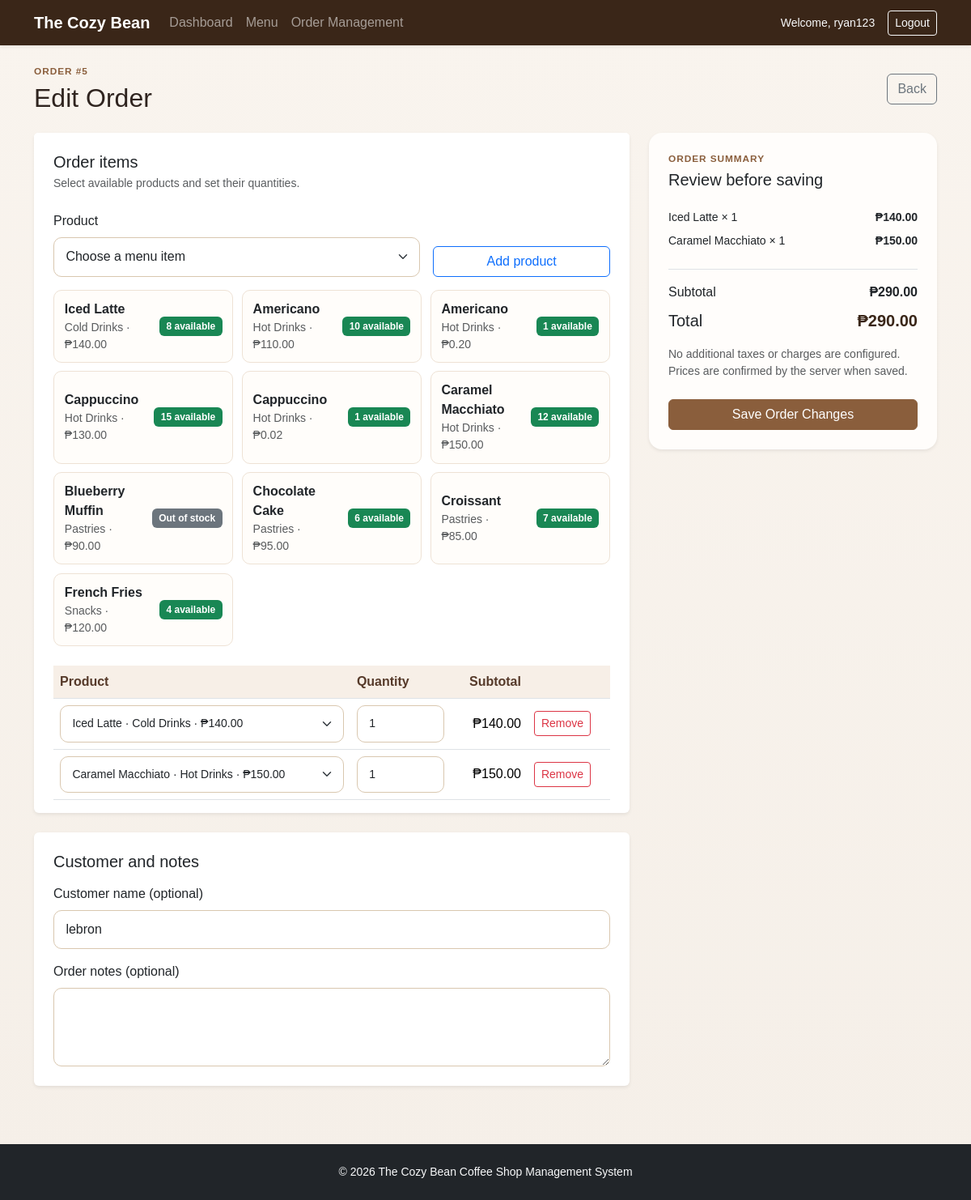
Page /orders/5/edit/ (signed in) on the committed database.
### coffee_shop/models.py (models this page shows, shortened)
class Order(models.Model):
    class Status(models.TextChoices):
        PENDING = 'Pending', 'Pending'
        PREPARING = 'Preparing', 'Preparing'
        READY = 'Ready', 'Ready'
        COMPLETED = 'Completed', 'Completed'
        CANCELLED = 'Cancelled', 'Cancelled'
    STATUS_CHOICES = Status.choices
    ALLOWED_TRANSITIONS = {
        Status.PENDING: (Status.PREPARING, Status.CANCELLED),
        Status.PREPARING: (Status.READY, Status.CANCELLED),
        Status.READY: (Status.COMPLETED, Status.CANCELLED),
        Status.COMPLETED: (),
        Status.CANCELLED: (),
    }
    order_date = models.DateTimeField(auto_now_add=True)
    total_amount = models.DecimalField(max_digits=12, decimal_places=2, default=0)
    status = models.CharField(max_length=20, choices=STATUS_CHOICES, default=Status.PENDING)
    customer_name = models.CharField(max_length=150, blank=True)
    notes = models.TextField(blank=True)
    created_by = models.ForeignKey(
        settings.AUTH_USER_MODEL,
        on_delete=models.SET_NULL,
        null=True,
        blank=True,
        related_name='coffee_shop_orders',
    )
    submission_token = models.UUIDField(null=True, blank=True, unique=True, editable=False)
    class Meta:
        ordering = ('-order_date',)

class MenuItem(models.Model):
    CATEGORY_CHOICES = [
        ('Hot Drinks', 'Hot Drinks'),
        ('Cold Drinks', 'Cold Drinks'),
        ('Pastries', 'Pastries'),
        ('Snacks', 'Snacks'),
    ]
    AVAILABILITY_CHOICES = [
        ('Available', 'Available'),
        ('Out of Stock', 'Out of Stock'),
    ]
    name = models.CharField(max_length=150)
    category = models.CharField(max_length=30, choices=CATEGORY_CHOICES)
    price = models.DecimalField(max_digits=10, decimal_places=2)
    stock_quantity = models.IntegerField(default=0)
    availability = models.CharField(max_length=20, choices=AVAILABILITY_CHOICES, default='Available')
    description = models.TextField(blank=True)
    date_added = models.DateTimeField(auto_now_add=True)
    class Meta:
        ordering = ('category', 'name')

### coffee_shop/views.py (the view)
# urls.py: path('orders/<int:pk>/edit/', views.order_update, name='order_update'),
@staff_required
def order_update(request, pk):
    order = get_object_or_404(Order, pk=pk)
    if order.status not in (Order.Status.PENDING, Order.Status.PREPARING):
        messages.error(request, 'Only pending or preparing orders can be edited.')
        return redirect('order_detail', pk=order.pk)
    if request.method == 'POST':
        form = OrderForm(request.POST)
        if form.is_valid():
            saved_order, _ = _save_order(form, request.user, order=order)
            if saved_order:
                messages.success(request, 'Order successfully updated.')
                return redirect('order_detail', pk=saved_order.pk)
    else:
        form = OrderForm(initial={
            'customer_name': order.customer_name,
            'notes': order.notes,
            'items': '[]',
            'submission_token': uuid4(),
        })
    initial_items = None
    if request.method == 'GET':
        initial_items = [
            {'product_id': line.menu_item_id, 'quantity': line.quantity}
            for line in order.items.select_related('menu_item')
        ]
    return render(
        request,
        'coffee_shop/order_form.html',
        _order_form_context(form, initial_items=initial_items, order=order),
    )

### coffee_shop/forms.py (shortened to what this page needs)
class OrderForm(forms.Form):
    customer_name = forms.CharField(
        max_length=150,
        required=False,
        label='Customer name (optional)',
        widget=forms.TextInput(attrs={'class': 'form-control', 'autocomplete': 'name'}),
    )
    notes = forms.CharField(
        required=False,
        label='Order notes (optional)',
        widget=forms.Textarea(attrs={'class': 'form-control', 'rows': 3}),
    )
    items = forms.CharField(widget=forms.HiddenInput())
    submission_token = forms.UUIDField(widget=forms.HiddenInput())

### coffee_shop/views.py (called while the page is built, shortened)
def staff_required(view_func):
    @wraps(view_func)
    @login_required
    def _wrapped_view(request, *args, **kwargs):
        if not request.user.is_staff:
            raise PermissionDenied
        return view_func(request, *args, **kwargs)
    return _wrapped_view

def _order_products():
    return list(MenuItem.objects.order_by('category', 'name').values(
        'id', 'name', 'category', 'price', 'stock_quantity',
    ))

def _order_form_context(form, initial_items=None, order=None):
    return {
        'form': form,
        'products': _order_products(),
        'initial_items': initial_items or [],
        'order': order,
    }

### coffee_shop/templates/coffee_shop/order_form.html (shortened to what this page needs)
{% extends 'coffee_shop/base.html' %}
{% block content %}
<div class="d-flex justify-content-between align-items-center flex-wrap gap-3 mb-4">
    <div>
        <p class="section-label mb-1">{% if order %}Order #{{ order.pk }}{% else %}Transactions{% endif %}</p>
        <h1 class="h2 mb-0">{% if order %}Edit Order{% else %}Create New Order{% endif %}</h1>
    </div>
    <a href="{% if order %}{% url 'order_detail' order.pk %}{% else %}{% url 'order_list' %}{% endif %}" class="btn btn-outline-secondary">Back</a>
</div>
<form method="post" id="order-form" novalidate>
    <div class="row g-4">
        <div class="col-lg-8">
            <section class="card shadow-sm border-0 mb-4" aria-labelledby="product-heading">
                <div class="card-header bg-white border-0 pt-4 px-4">
                    <h2 class="h5 mb-1" id="product-heading">Order items</h2>
                    <p class="text-muted small mb-0">Select available products and set their quantities.</p>
                </div>
                <div class="card-body px-4">
                    <div class="row g-3 align-items-end mb-3">
                        <div class="col-sm-8">
                            <label for="product-picker" class="form-label">Product</label>
                            <select id="product-picker" class="form-select">
                                <option value="">Choose a menu item</option>
                            </select>
                        </div>
                        <div class="col-sm-4 d-grid">
                            <button class="btn btn-outline-primary" id="add-product" type="button">Add product</button>
                        </div>
                    </div>
                    <div class="product-catalog mb-4" aria-label="Menu availability">
                        {% for product in products %}
                            <div class="catalog-item">
                                <div>
                                    <div class="fw-semibold">{{ product.name }}</div>
                                    <div class="small text-muted">{{ product.category }} · ₱{{ product.price|floatformat:2 }}</div>
                                </div>
                                {% if product.stock_quantity > 0 %}
                                    <span class="badge bg-success">{{ product.stock_quantity }} available</span>
                                {% else %}
                                    <span class="badge bg-secondary">Out of stock</span>
                                {% endif %}
                            </div>
                        {% empty %}
                            <p class="text-muted mb-0">No products have been added to the menu yet.</p>
                        {% endfor %}
                    </div>
                    <div class="table-responsive">
                        <table class="table align-middle order-lines-table mb-0">
                            <thead>
                                <tr><th>Product</th><th class="quantity-column">Quantity</th><th class="text-end">Subtotal</th><th><span class="visually-hidden">Remove</span></th></tr>
                            </thead>
                            <tbody id="order-lines"></tbody>
                        </table>
                    </div>
                </div>
            </section>
            <section class="card shadow-sm border-0">
                <div class="card-body p-4">
                    <h2 class="h5 mb-3">Customer and notes</h2>
                    <div class="mb-3">
                        <label for="{{ form.customer_name.id_for_label }}" class="form-label">{{ form.customer_name.label }}</label>
                        {{ form.customer_name }}
                    </div>
                    <div>
                        <label for="{{ form.notes.id_for_label }}" class="form-label">{{ form.notes.label }}</label>
                        {{ form.notes }}
                    </div>
                </div>
            </section>
        </div>
        <div class="col-lg-4">
            <aside class="card order-summary shadow-sm border-0 sticky-lg-top">
                <div class="card-body p-4">
                    <p class="section-label mb-1">Order summary</p>
                    <h2 class="h5 mb-4">Review before saving</h2>
                    <div id="summary-lines" class="summary-lines mb-3"></div>
                    <div class="d-flex justify-content-between border-top pt-3">
                        <span>Subtotal</span>
                        <strong id="order-subtotal">₱0.00</strong>
                    </div>
                    <div class="d-flex justify-content-between mt-2 fs-5">
                        <span>Total</span>
                        <strong class="brand-title" id="order-total">₱0.00</strong>
                    </div>
                    <p class="small text-muted mt-3 mb-4">No additional taxes or charges are configured. Prices are confirmed by the server when saved.</p>
                    <button type="submit" class="btn btn-primary w-100">{% if order %}Save Order Changes{% else %}Save Order{% endif %}</button>
                </div>
            </aside>
        </div>
    </div>
</form>
{% endblock %}

### coffee_shop/templates/coffee_shop/base.html (shortened to what this page needs)
{% load static %}
<!DOCTYPE html>
<html lang="en">
<head>
    <link href="https://cdn.jsdelivr.net/npm/bootstrap@5.3.3/dist/css/bootstrap.min.css" rel="stylesheet">
    <link rel="stylesheet" href="{% static 'coffee_shop/styles.css' %}">
</head>
<body>
    <nav class="navbar navbar-expand-lg navbar-dark cozy-navbar shadow-sm">
        <div class="container">
            <a class="navbar-brand fw-bold" href="{% url 'dashboard' %}">The Cozy Bean</a>
            <div class="collapse navbar-collapse" id="mainNav">
                {% if user.is_authenticated %}
                    <ul class="navbar-nav me-auto mb-2 mb-lg-0">
                        <li class="nav-item"><a class="nav-link" href="{% url 'dashboard' %}">Dashboard</a></li>
                        <li class="nav-item"><a class="nav-link" href="{% url 'menu_list' %}">Menu</a></li>
                        <li class="nav-item"><a class="nav-link" href="{% url 'order_list' %}">Order Management</a></li>
                    </ul>
                    <div class="d-flex align-items-center gap-3">
                        <span class="text-light small">Welcome, {{ user.username }}</span>
                        <form method="post" action="{% url 'logout' %}">
                            <button class="btn btn-outline-light btn-sm" type="submit">Logout</button>
                        </form>
                    </div>
                {% else %}
                    <ul class="navbar-nav ms-auto">
                        <li class="nav-item"><a class="nav-link" href="{% url 'login' %}">Login</a></li>
                    </ul>
                {% endif %}
            </div>
        </div>
    </nav>
    <main class="container py-4">
        {% block content %}{% endblock %}
    </main>
    <footer class="bg-dark text-light py-4 mt-5">
        <div class="container text-center small">
            © {% now 'Y' %} The Cozy Bean Coffee Shop Management System
        </div>
    </footer>
</body>
</html>

### coffee_shop/static/coffee_shop/styles.css (style rules this page uses)
body { background: linear-gradient(180deg, #f9f4ee 0%, #f5efe8 100%); color: #2f241f; font-family: Arial, sans-serif; }
.cozy-navbar { background: #3a2618; }
.brand-title { color: #3a2618; font-weight: 700; }
.section-label { text-transform: uppercase; letter-spacing: 0.08em; color: #8a5e3c; font-size: 0.74rem; font-weight: 700; }
.form-control, .form-select { border-radius: 10px; border: 1px solid #d9c7af; padding: 0.7rem 0.9rem; }
.btn-primary { background: #8a5e3c; border-color: #8a5e3c; }
.table thead th { background: #f7efe7; color: #563a2a; font-weight: 600; }
.badge { font-size: 0.75rem; padding: 0.5em 0.7em; }
.filter-card, .order-summary { border: 1px solid #ecdcc8; border-radius: 16px; background: #fffdfb; }
.order-summary { top: 1rem; }
.product-catalog { display: grid; grid-template-columns: repeat(auto-fit, minmax(210px, 1fr)); gap: 0.65rem; }
.catalog-item { display: flex; justify-content: space-between; align-items: center; gap: 0.75rem; border: 1px solid #eee2d5; border-radius: 10px; padding: 0.7rem 0.8rem; background: #fffdfa; }
.quantity-column { min-width: 105px; }
.summary-lines { max-height: 280px; overflow-y: auto; }

### rows in the picture
Order: pk "5", customer_name "lebron"
MenuItem: name "Iced Latte", category "Cold Drinks", price "140.00", stock_quantity "8"
MenuItem: name "Americano", category "Hot Drinks", price "110.00", stock_quantity "10"
MenuItem: name "Americano", category "Hot Drinks", price "0.20", stock_quantity "1"
MenuItem: name "Cappuccino", category "Hot Drinks", price "130.00", stock_quantity "15"
MenuItem: name "Cappuccino", category "Hot Drinks", price "0.02", stock_quantity "1"
MenuItem: name "Caramel Macchiato", category "Hot Drinks", price "150.00", stock_quantity "12"
MenuItem: name "Blueberry Muffin", category "Pastries", price "90.00", stock_quantity "Out of stock"
MenuItem: name "Chocolate Cake", category "Pastries", price "95.00", stock_quantity "6"
MenuItem: name "Croissant", category "Pastries", price "85.00", stock_quantity "7"
MenuItem: name "French Fries", category "Snacks", price "120.00", stock_quantity "4"

### other values in the picture
{{ user.username }} "ryan123"
